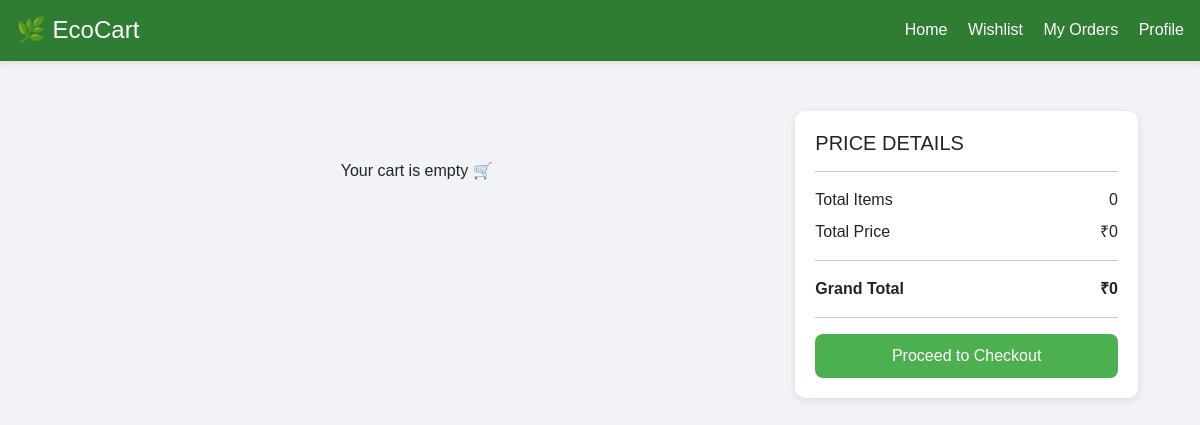
The app's page /cart/ (signed in), older data.
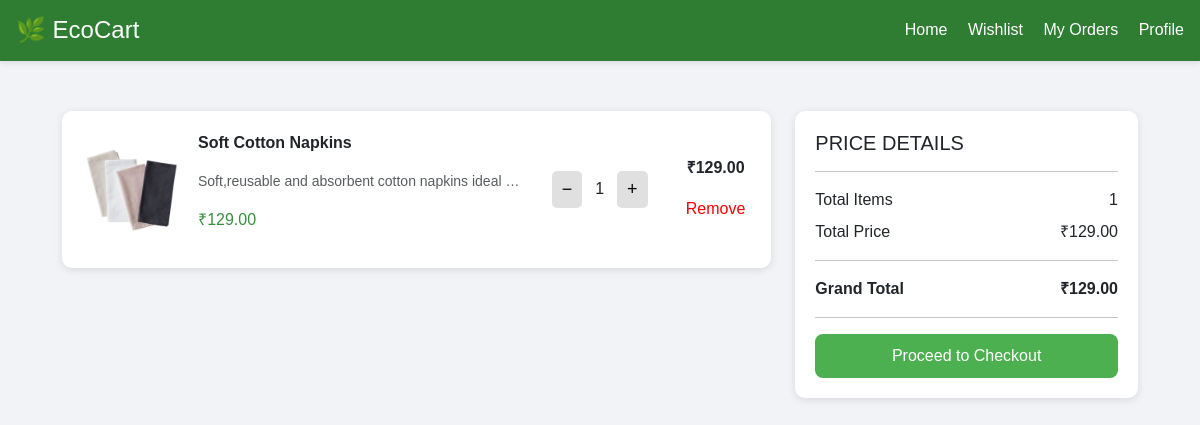
The same page, newer data.
### app/models.py (models this page shows, shortened)
class Cart(models.Model):
    user = models.ForeignKey(CustomUser, on_delete=models.CASCADE)
    product = models.ForeignKey(Product, on_delete=models.CASCADE)
    quantity = models.PositiveIntegerField(default=1)
    @property
    def total_price(self):
        return self.quantity * self.product.price

class Product(models.Model):
    name = models.CharField(max_length=200)
    category = models.ForeignKey(Category, on_delete=models.CASCADE, related_name='products')
    description = models.TextField()
    price = models.DecimalField(max_digits=8, decimal_places=2)
    image = models.ImageField(upload_to='product_images/', null=True, blank=True)
    eco_rating = models.IntegerField(default=5)

### app/views.py (the view)
# urls.py: path('cart/', views.view_cart, name='cart'),
def view_cart(request):
    cart_items = Cart.objects.filter(user=request.user)
    total_price = sum(item.total_price for item in cart_items)
    return render(request, 'cart.html', {'cart_items': cart_items, 'total_price': total_price})

### templates/cart.html (shortened to what this page needs)
{% load static %}
<!DOCTYPE html>
<html lang="en">
<head>
    <link href="https://cdn.jsdelivr.net/npm/bootstrap@5.3.3/dist/css/bootstrap.min.css" rel="stylesheet">
</head>
<body>
    <header class="d-flex justify-content-between align-items-center p-3" style="background-color: #2e7d32;">
        <a href="{% url 'userhome' %}" class="h4 mb-0 text-white text-decoration-none">🌿 EcoCart</a>
        <nav>
            <a href="{% url 'userhome' %}" class="me-3 text-white text-decoration-none">Home</a>
            <a href="{% url 'wishlist' %}" class="me-3 text-white text-decoration-none">Wishlist</a>
            <a href="{% url 'user_orders' %}" class="me-3 text-white text-decoration-none">My Orders</a>
            <a href="{% url 'user_profile' %}" class="text-white text-decoration-none">Profile</a>
        </nav>
    </header>
    <div class="container cart-container">
        <div class="row">
            <div class="col-md-8">
                {% for item in cart_items %}
                <div class="cart-card d-flex align-items-center justify-content-between">
                    <div class="d-flex align-items-center">
                        <img src="{{ item.product.image.url }}" alt="{{ item.product.name }}" class="product-img me-3">
                        <div>
                            <p class="product-name">{{ item.product.name }}</p>
                            <p class="text-muted small">{{ item.product.description|truncatechars:50 }}</p>
                            <p class="product-price">₹{{ item.product.price }}</p>
                        </div>
                    </div>
                    <div class="d-flex align-items-center">
                        <form method="post" action="{% url 'change_cart' item.product.id %}">
                            <button type="submit" class="qty-btn">−</button>
                        </form>
                        <span class="mx-2">{{ item.quantity }}</span>
                        <form method="post" action="{% url 'change_cart' item.product.id %}">
                            <button type="submit" class="qty-btn">+</button>
                        </form>
                    </div>
                    <div class="text-center">
                        <p><strong>₹{{ item.total_price }}</strong></p>
                        <form method="post" action="{% url 'change_cart' item.product.id %}">
                            <button type="submit" class="remove-btn">Remove</button>
                        </form>
                    </div>
                </div>
                {% empty %}
                <p class="text-center mt-5">Your cart is empty 🛒</p>
                {% endfor %}
            </div>
            <div class="col-md-4">
                <div class="summary-box">
                    <h5 class="mb-3">PRICE DETAILS</h5>
                    <hr>
                    <div class="d-flex justify-content-between mb-2">
                        <span>Total Items</span>
                        <span>{{ cart_items|length }}</span>
                    </div>
                    <div class="d-flex justify-content-between mb-2">
                        <span>Total Price</span>
                        <span>₹{{ total_price }}</span>
                    </div>
                    <hr>
                    <div class="d-flex justify-content-between fw-bold">
                        <span>Grand Total</span>
                        <span>₹{{ total_price }}</span>
                    </div>
                    <hr>
                    <a href="{% url 'checkout' %}" class="btn proceed-btn">Proceed to Checkout</a>
                </div>
            </div>
        </div>
    </div>
</body>
</html>

Row changes from the older to the newer data that the page shows:
added Cart: product.image (picture), product.name "Soft Cotton Napkins", product.description "Soft,reusable and absorbent cotton napkins ideal …", product.price "129.00", quantity "1", total_price "129.00"
Text that changed along with them:
{{ cart_items|length }}: "0" → "1"
{{ total_price }}: "0" → "129.00"
text no longer shown: "Your cart is empty 🛒"
